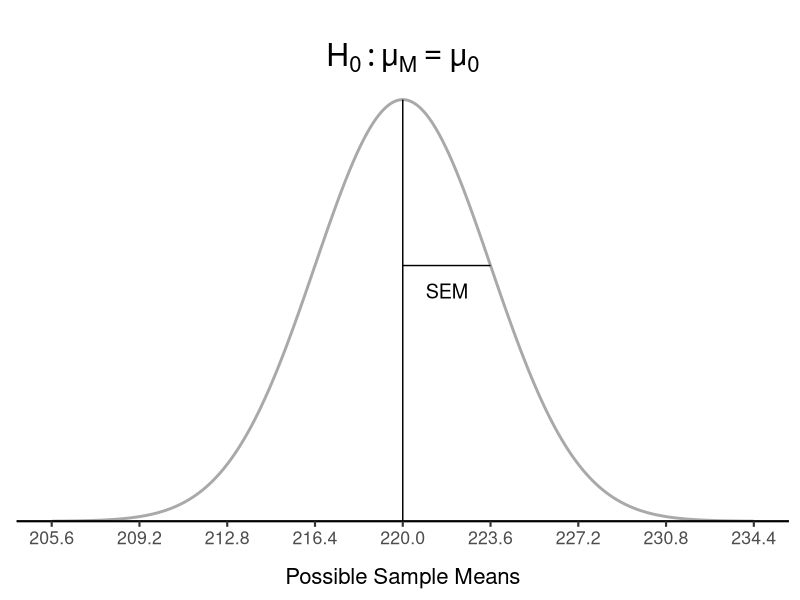
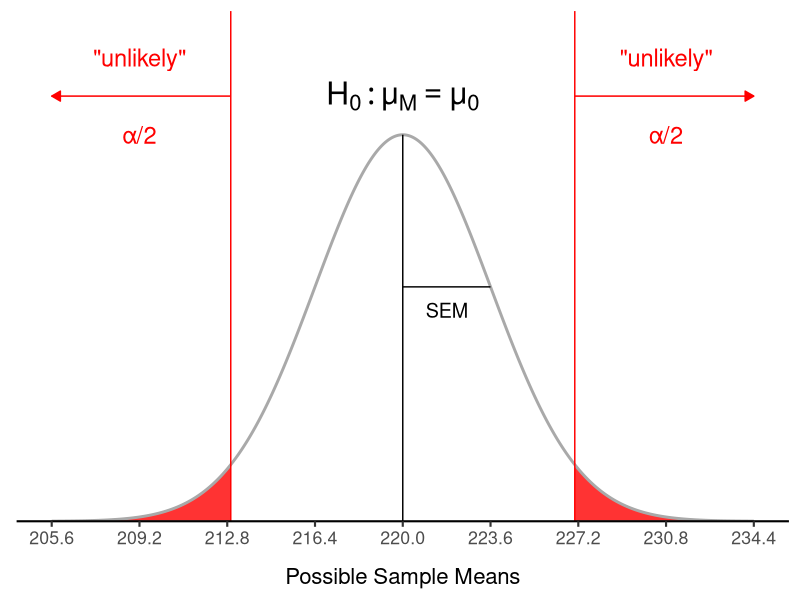
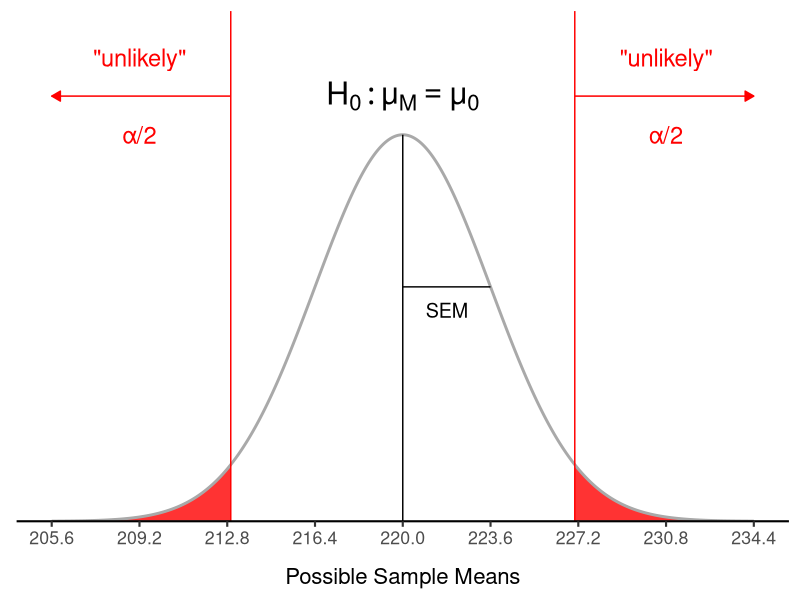
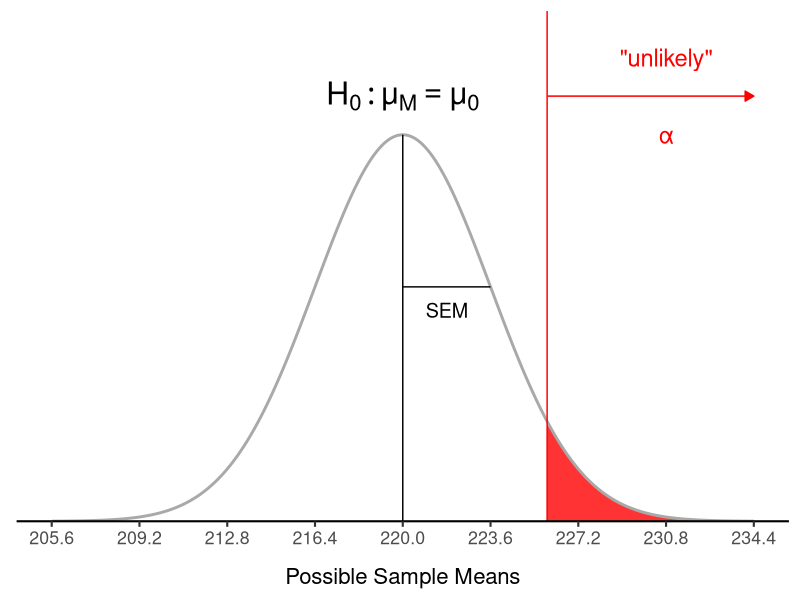
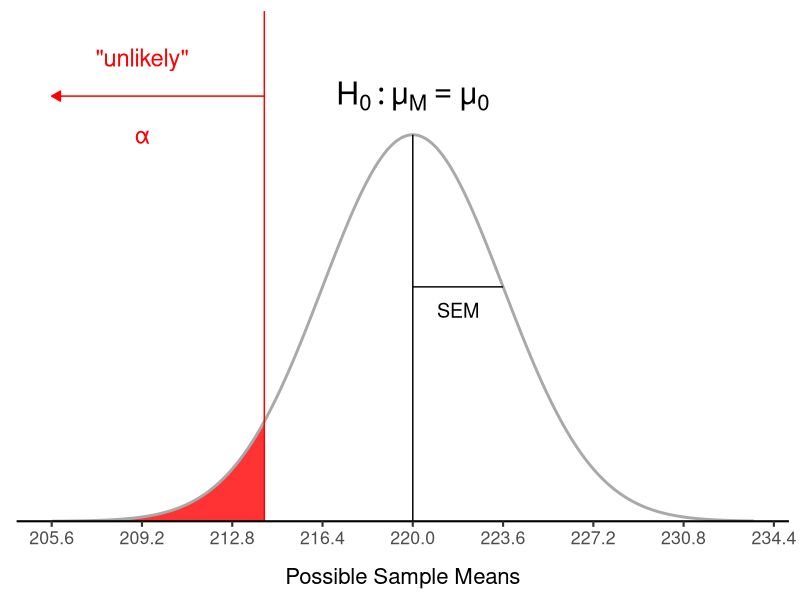
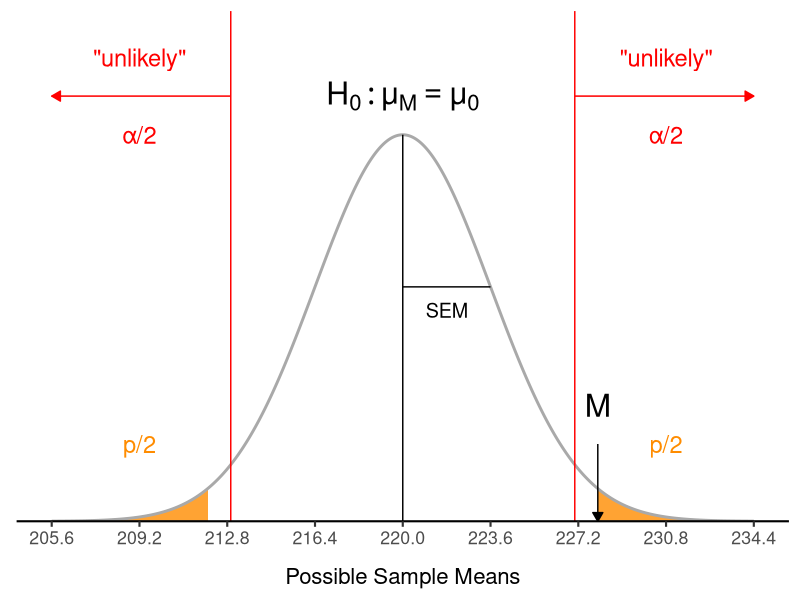
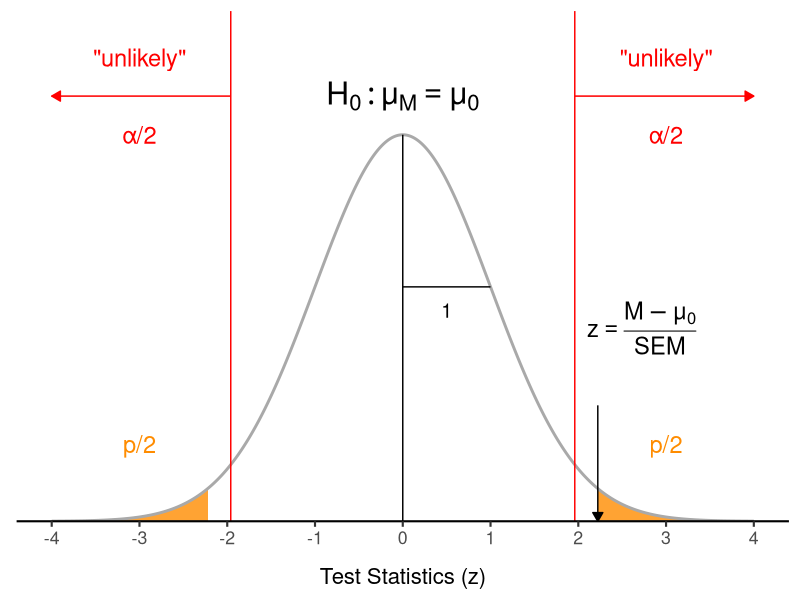

The R source for these figures, in order:
## ---- chunk 1
knitr::opts_chunk$set(
  include = FALSE,
  echo = FALSE,
  message = FALSE,
  warning = FALSE
)

library(tidyverse)  # for data wrangling and visualization
# library(BrailleR)   # for brailleR tables
# GoBlind()

theme_set(theme_classic(base_size = 16))

set.seed(123)
plot_normal <- function(m = 0, s = 1,
                        areatype = "none", 
                        lb = NULL, ub = NULL, 
                        xaxis = "z", 
                        mycol = "darkorange") {
  # extend past the default range (with margin) whenever a cutoff falls outside it
  ll <- min(-4*s+m, lb - s, ub - s)
  ul <- max(4*s+m, lb + s, ub + s)
  if (areatype == "body") {
    lb <- ifelse(is.null(lb), ll, lb)
    ub <- ifelse(is.null(ub), ul, ub)
  }
  shadelim <- switch(areatype,
                  "body" = c(lb, ub),
                  "lowertail" = c(ll, ub),
                  "uppertail" = c(lb, ul))
  shadecol <- switch(areatype, "body" = "steelblue", mycol)

  p <- ggplot(data = data.frame(x = seq(ll, ul, 1)), aes(x))

  if (areatype == "none") {
      p
  } else if (areatype == "twotail") {
      p <- p +
        stat_function(fun = dnorm, n = 1000, args = list(mean = m, sd = s),
                         geom = "area", col = "darkgray", fill = shadecol,
                         alpha = 0.8, xlim = c(ll, min(lb, ub))) +
        stat_function(fun = dnorm, n = 1000, args = list(mean = m, sd = s),
                      geom = "area", col = "darkgray", fill = shadecol,
                      alpha = 0.8, xlim = c(max(lb, ub), ul))
  } else {
      p <- p +
        stat_function(fun = dnorm, n = 1000, args = list(mean = m, sd = s),
                         geom = "area", col = "darkgray", fill = shadecol,
                         alpha = 0.8, xlim = shadelim)
  }

  p <- p +
    # curve
    stat_function(fun = dnorm, n = 1000, args = list(mean = m, sd = s),
                  col = "darkgray", linewidth = 1) +
    # vertical lines
    # geom_vline(xintercept = c(lb, ub), col = "black") +
    # label
    xlab(xaxis) +
    # misc
    scale_x_continuous(breaks = seq(floor(ll), ceiling(ul), s)) +
    scale_y_continuous(expand = c(0, 0)) +
    theme(
      axis.text.y = element_blank(),
      axis.title.y = element_blank(),
      axis.line.y = element_blank(),
      axis.ticks.y = element_blank(),
      plot.title = element_text(hjust = 0.5)
    )
  return(p)
}
## ---- chunk 2
mu <- 220
std <- 36
n <- 100
x <- 228

se <- std/sqrt(n)
z <- (x - mu)/se

p_onetail <- 1 - pnorm(x, mu, se)
x_inv <- ifelse(x < mu, qnorm(1-p_onetail, mu, se), qnorm(p_onetail, mu, se))

a <- 0.05
cv_two <- qnorm(1 - a/2)  
cv_one <- qnorm(1 - a)


pop_peak <- dnorm(mu, mu, std)  # population peak
samp_peak <- dnorm(mu, mu, se)  # sampling distribution peak
std_height <- dnorm(mu + std, mu, std)  # density at one standard deviation above the mean
se_height <- dnorm(mu + se, mu, se)  # density at one standard error above the mean

## ---- chunk 3
#| label: fig-sampling-distribution
#| fig-cap: "Distribution of Sample Means Under the Null Hypothesis"
#| fig-alt: 
#|  - "A sampling distribution of sample means. The x-axis shows possible sample means. The center population mean is marked by a vertical line. The standard deviation of the sample means SEM is marked by a horizontal line extending from the center."
#| fig-height: 4.5

plot_normal(m = mu, s = se, 
            areatype = "none", 
            xaxis = "Possible Sample Means") +
    geom_hline(yintercept=0) + 
    # --- population mean --- #
    annotate("segment", # vertical line
             x = mu, xend = mu, 
             y = 0, yend = samp_peak, 
             color = "black", linetype = "solid") +
    annotate("text", 
             label = paste0("H[0]:", "\u03bc[M]==\u03bc[0]"), 
             x = mu, y = samp_peak * 1.1, 
             size = 8, parse = TRUE) +
    # --- standard error of the mean --- #
    annotate("segment",  # horizontal line
             x = mu, xend = mu + se, 
             y = se_height, yend = se_height, 
             color = "black", linetype = "solid") +
    annotate("text", 
             label = "SEM", 
             x = mu + se/2, 
             y = se_height * 0.9,
             size = 5) +
    # --- critical values (invisible) --- #
    # --- left arrow --- #
    annotate("segment", 
             arrow = arrow(type = "closed", length = unit(0.1, "in")), 
             x = mu - cv_two * se, xend = mu - 4 * se, 
             y = samp_peak * 1.1, yend = samp_peak * 1.1,
             col = "white") +
    # --- right arrow --- #
    annotate("segment", 
             arrow = arrow(type = "closed", length = unit(0.1, "in")), 
             x = mu + cv_two * se, xend = mu + 4 * se, 
             y = samp_peak * 1.1, yend = samp_peak * 1.1,
             col = "white") +
    # --- x axis --- #
    scale_x_continuous(breaks = seq(mu - 4 * se, mu + 4 * se, se)) +
    # # don't show the x-axis label and ticks for the first plot
    # theme(axis.ticks.x = element_blank(), 
    #       axis.text.x = element_blank()) +
    theme(axis.title.x = element_text(margin = unit(c(5, 0, 0, 0), "mm"))) +
    # --- y axis --- #
    scale_y_continuous(expand = expansion(mult = c(0, 0.1)))
## ---- chunk 4
#| label: fig-two-tail-1
#| fig-cap: "**Two-Tailed Test**. The sample means outside the cutoff values are unlikely under the null hypothesis. The area outside the cutoff values in both tails adds up to the significance level \u03b1 (set to 0.05 in this example)."
#| fig-alt: 
#|  - "A two-tailed test. The population mean under the null hypothesis is marked by a vertical line and labeled H naught μ subscript M equals μ subscript 0. The standard error of the mean SEM is marked by a horizontal line extending from the center. The cutoff values for unlikely sample means under the null hypothesis are marked by vertical lines and labeled with α/2. The area outside the cutoff values is shaded in red."
#| fig-height: 4.5

f_twotail <- plot_normal(m = mu, s = se, 
                         areatype = "twotail", 
                         lb = mu - cv_two * se, ub = mu + cv_two * se, 
                         xaxis = "Possible Sample Means", 
                         mycol = "red") +
    # --- population mean --- #
    annotate("segment", # vertical line
             x = mu, xend = mu, 
             y = 0, yend = samp_peak, 
             color = "black", linetype = "solid") +
    annotate("text", 
             label = paste0("H[0]:", "\u03bc[M]==\u03bc[0]"), 
             x = mu, y = samp_peak * 1.1, 
             size = 8, parse = TRUE) +
    # --- standard error of the mean --- #
    annotate("segment",  # horizontal line
             x = mu, xend = mu + se, 
             y = se_height, yend = se_height, 
             color = "black", linetype = "solid") +
    annotate("text", 
             label = "SEM", 
             x = mu + se/2, 
             y = se_height * 0.9,
             size = 5) +
    # --- critical values --- #
    # ----- lines ------ #
    geom_vline(xintercept = c(mu - cv_two * se, mu + cv_two * se), 
               col = "red") +
    # ---- left ---- #
    # ----- arrow ----- #
    annotate("segment", 
             arrow = arrow(type = "closed", length = unit(0.1, "in")), 
             x = mu - cv_two * se, xend = mu - 4 * se, 
             y = samp_peak * 1.1, yend = samp_peak * 1.1,
             col = "red") +
    # ----- label (unlikely) ----- #
    annotate("text", 
             label = '"unlikely"', 
             x = mu - 3 * se, 
             y = samp_peak * 1.2, 
             size = 6, col = "red") +
    # ----- label (alpha / 2) ----- #
    annotate("text", 
             label = "\u03b1/2",
             x = mu - 3 * se, 
             y = samp_peak, 
             size = 6, col = "red") +
    # ---- right ---- #
    # ----- arrow ----- #
    annotate("segment", 
             arrow = arrow(type = "closed", length = unit(0.1, "in")), 
             x = mu + cv_two * se, xend = mu + 4 * se, 
             y = samp_peak * 1.1, yend = samp_peak * 1.1,
             col = "red") +
    # ----- label (unlikely) ----- #
    annotate("text", 
             label = '"unlikely"', 
             x = mu + 3 * se, 
             y = samp_peak * 1.2, 
             size = 6, col = "red") +
    # ----- label (alpha / 2) ----- #
    annotate("text", 
             label = "\u03b1/2",
             x = mu + 3 * se, 
             y = samp_peak, 
             size = 6, col = "red") +
    # --- x axis --- #
    scale_x_continuous(breaks = seq(mu - 4 * se, mu + 4 * se, se)) +
    # # don't show the x-axis label and ticks for the first plot
    # theme(axis.ticks.x = element_blank(), 
    #       axis.text.x = element_blank()) +
    theme(axis.title.x = element_text(margin = unit(c(5, 0, 0, 0), "mm"))) +
    # --- y axis --- #
    scale_y_continuous(expand = expansion(mult = c(0, 0.1)))
f_twotail
## ---- chunk 5
#| label: fig-two-tail
#| fig-cap: "**Two-Tailed Test**. The sample means outside the cutoff values are unlikely under the null hypothesis. The area outside the cutoff values in both tails adds up to the significance level \u03b1 (set to 0.05 in this example)."
#| fig-alt: 
#|  - "A two-tailed test. The population mean under the null hypothesis is marked by a vertical line and labeled H naught μ subscript M equals μ subscript 0. The standard error of the mean SEM is marked by a horizontal line extending from the center. The cutoff values for unlikely sample means under the null hypothesis are marked by vertical lines and labeled with α/2. The area outside the cutoff values is shaded in red."
#| fig-height: 3.5
f_twotail
## ---- chunk 6
#| label: fig-one-tail
#| layout-nrow: 2
#| fig-cap: "**One-Tailed Test**. The sample mean is unlikely under the null hypothesis. The area outside the cutoff value is shaded in red."
#| fig-subcap: 
#| - $H_1 \colon \mu \gt \mu_0$
#| - $H_1 \colon \mu \lt \mu_0$
#| fig-alt: 
#|  - "A one-tailed test. The population mean under the null hypothesis is marked by a vertical line and labeled H naught μ subscript M equals μ subscript 0. The standard error of the mean SEM is marked by a horizontal line extending from the center. The cutoff value for an unlikely sample mean under the null hypothesis is marked by a vertical line and labeled with α. Upper panel has unlikely area outside the right tail, and lower panel has unlikely area outside the left tail, shaded in red."
#| fig-height: 3.5
plot_normal(m = mu, s = se, 
            areatype = "uppertail", 
            lb = mu + cv_one * se, 
            xaxis = "Possible Sample Means", 
            mycol = "red") +
    # --- population mean --- #
    annotate("segment", # vertical line
             x = mu, xend = mu, 
             y = 0, yend = samp_peak, 
             color = "black", linetype = "solid") +
    annotate("text", 
             label = paste0("H[0]:", "\u03bc[M]==\u03bc[0]"), 
             x = mu, y = samp_peak * 1.1, 
             size = 8, parse = TRUE) +
    # --- standard error of the mean --- #
    annotate("segment",  # horizontal line
             x = mu, xend = mu + se, 
             y = se_height, yend = se_height, 
             color = "black", linetype = "solid") +
    annotate("text", 
             label = "SEM", 
             x = mu + se/2, 
             y = se_height * 0.9,
             size = 5) +
    # --- critical values --- #
    # ----- lines ------ #
    geom_vline(xintercept = c(mu + cv_one * se), 
               col = "red") +
    # ---- right ---- #
    # ----- arrow ----- #
    annotate("segment", 
             arrow = arrow(type = "closed", length = unit(0.1, "in")), 
             x = mu + cv_one * se, xend = mu + 4 * se, 
             y = samp_peak * 1.1, yend = samp_peak * 1.1,
             col = "red") +
    # ----- label (unlikely) ----- #
    annotate("text", 
             label = '"unlikely"', 
             x = mu + 3 * se, 
             y = samp_peak * 1.2, 
             size = 6, col = "red") +
    # ----- label (alpha / 2) ----- #
    annotate("text", 
             label = "\u03b1",
             x = mu + 3 * se, 
             y = samp_peak, 
             size = 6, col = "red") +
    # --- x axis --- #
    scale_x_continuous(breaks = seq(mu - 4 * se, mu + 4 * se, se)) +
    # # don't show the x-axis label and ticks for the first plot
    # theme(axis.ticks.x = element_blank(), 
    #       axis.text.x = element_blank()) +
    theme(axis.title.x = element_text(margin = unit(c(5, 0, 0, 0), "mm"))) +
    # --- y axis --- #
    scale_y_continuous(expand = expansion(mult = c(0, 0.1)))

plot_normal(m = mu, s = se, 
            areatype = "lowertail", 
            ub = mu - cv_one * se, 
            xaxis = "Possible Sample Means", 
            mycol = "red") +
    # --- population mean --- #
    annotate("segment", # vertical line
             x = mu, xend = mu, 
             y = 0, yend = samp_peak, 
             color = "black", linetype = "solid") +
    annotate("text", 
             label = paste0("H[0]:", "\u03bc[M]==\u03bc[0]"), 
             x = mu, y = samp_peak * 1.1, 
             size = 8, parse = TRUE) +
    # --- standard error of the mean --- #
    annotate("segment",  # horizontal line
             x = mu, xend = mu + se, 
             y = se_height, yend = se_height, 
             color = "black", linetype = "solid") +
    annotate("text", 
             label = "SEM", 
             x = mu + se/2, 
             y = se_height * 0.9,
             size = 5) +
    # --- critical values --- #
    # ----- lines ------ #
    geom_vline(xintercept = c(mu - cv_one * se), 
               col = "red") +
    # ---- left ---- #
    # ----- arrow ----- #
    annotate("segment", 
             arrow = arrow(type = "closed", length = unit(0.1, "in")), 
             x = mu - cv_one * se, xend = mu - 4 * se, 
             y = samp_peak * 1.1, yend = samp_peak * 1.1,
             col = "red") +
    # ----- label (unlikely) ----- #
    annotate("text", 
             label = '"unlikely"', 
             x = mu - 3 * se, 
             y = samp_peak * 1.2, 
             size = 6, col = "red") +
    # ----- label (alpha / 2) ----- #
    annotate("text", 
             label = "\u03b1",
             x = mu - 3 * se, 
             y = samp_peak, 
             size = 6, col = "red") +
    # --- x axis --- #
    scale_x_continuous(breaks = seq(mu - 4 * se, mu + 4 * se, se)) +
    # # don't show the x-axis label and ticks for the first plot
    # theme(axis.ticks.x = element_blank(), 
    #       axis.text.x = element_blank()) +
    theme(axis.title.x = element_text(margin = unit(c(5, 0, 0, 0), "mm"))) +
    # --- y axis --- #
    scale_y_continuous(expand = expansion(mult = c(0, 0.1)))

## ---- chunk 7
#| label: fig-hypothesis-test
#| fig-cap: "**Two-Tailed Hypothesis Test**. The sample mean M is outside of the cutoff values, and therefore unlikely under the null hypothesis. The p-value is the probability of observing a sample mean as extreme as M or more extreme if H0 is true. The shaded area in orange in both tails represents the p-value."
#| fig-alt: "Sampling distribution of sample means. The population mean under the null hypothesis is marked by a black vertical line and labeled H naught μ subscript M equals μ subscript 0. The standard error of the mean SEM is marked by a black horizontal line extending from the center. The cutoff values for unlikely sample means under the null hypothesis are marked by red vertical lines and labeled with α/2. The observed sample mean M is marked by an arrow, and the area as extreme as M or more extreme is shaded in orange in both tails, representing the p-value."
#| fig-height: 3.5
#| 
plot_normal(m = mu, s = se,
            areatype = "twotail", 
            lb = min(x, x_inv), ub = max(x, x_inv), 
            xaxis = "Possible Sample Means") +
    # --- population mean --- #
    annotate("segment", # vertical line
             x = mu, xend = mu, 
             y = 0, yend = samp_peak, 
             color = "black", linetype = "solid") +
    annotate("text", 
             label = paste0("H[0]:", "\u03bc[M]==\u03bc[0]"), 
             x = mu, y = samp_peak * 1.1, 
             size = 8, parse = TRUE) +
    # --- standard error of the mean --- #
    annotate("segment",  # horizontal line
             x = mu, xend = mu + se, 
             y = se_height, yend = se_height, 
             color = "black", linetype = "solid") +
    annotate("text", 
             label = "SEM", 
             x = mu + se/2, 
             y = se_height * 0.9,
             size = 5) +
    # --- critical values --- #
    # ----- lines ------ #
    geom_vline(xintercept = c(mu - cv_two * se, mu + cv_two * se), 
               col = "red") +
    # ---- left ---- #
    # ----- arrow ----- #
    annotate("segment", 
             arrow = arrow(type = "closed", length = unit(0.1, "in")), 
             x = mu - cv_two * se, xend = mu - 4 * se, 
             y = samp_peak * 1.1, yend = samp_peak * 1.1,
             col = "red") +
    # ----- label (unlikely) ----- #
    annotate("text", 
             label = '"unlikely"', 
             x = mu - 3 * se, 
             y = samp_peak * 1.2, 
             size = 6, col = "red") +
    # ----- label (alpha / 2) ----- #
    annotate("text", 
             label = "\u03b1/2",
             x = mu - 3 * se, 
             y = samp_peak, 
             size = 6, col = "red") +
    # ---- right ---- #
    # ----- arrow ----- #
    annotate("segment", 
             arrow = arrow(type = "closed", length = unit(0.1, "in")), 
             x = mu + cv_two * se, xend = mu + 4 * se, 
             y = samp_peak * 1.1, yend = samp_peak * 1.1,
             col = "red") +
    # ----- label (unlikely) ----- #
    annotate("text", 
             label = '"unlikely"', 
             x = mu + 3 * se, 
             y = samp_peak * 1.2, 
             size = 6, col = "red") +
    # ----- label (alpha / 2) ----- #
    annotate("text", 
             label = "\u03b1/2",
             x = mu + 3 * se, 
             y = samp_peak, 
             size = 6, col = "red") +
    # --- observed sample mean --- #
    annotate("segment", # arrow
             arrow=arrow(type = "closed", length = unit(0.1, "in")),
             x = x, xend = x,
             y = samp_peak * 0.2, yend = 0, 
             color = "black", 
             linetype = "solid", 
             ) +
    annotate("text", 
             label = "M", 
             x = x, 
             y = samp_peak * 0.3, 
             size = 8) +
    # --- p values --- #
    # ---- left ----- #
    annotate("text", 
             label = "p/2", 
             x = mu - 3 * se, 
             y = samp_peak * 0.2, 
             size = 6, col="darkorange") +
    # ---- right ----- #
    annotate("text", 
             label = "p/2", 
             x = mu + 3 * se, 
             y = samp_peak * 0.2, 
             size = 6, col="darkorange") +
    # --- x axis --- #
    scale_x_continuous(breaks = seq(mu - 4 * se, mu + 4 * se, se)) +
    # # don't show the x-axis label and ticks for the first plot
    # theme(axis.ticks.x = element_blank(), 
    #       axis.text.x = element_blank()) +
    theme(axis.title.x = element_text(margin = unit(c(5, 0, 0, 0), "mm"))) +
    # --- y axis --- #
    scale_y_continuous(expand = expansion(mult = c(0, 0.1)))

## ---- chunk 8
#| label: fig-hypothesis-test-standardized
#| fig-cap: "**Two-Tailed Hypothesis Test Using Test Statistics (z)**. test statistic z is outside of the critical values for z, and therefore unlikely under the null hypothesis. The p-value is the probability of observing a test statistic as extreme as z or more extreme if H0 is true. The shaded area in orange in both tails represents the p-value."
#| fig-alt: "Standarized sampling distribution of sample means. The population mean under the null hypothesis is marked by a black vertical line at 0 and labeled H naught μ subscript M equals μ subscript 0. The standard error of the mean SEM is marked by a black horizontal line extending from the center and is 1. The cutoff values for unlikely sample means under the null hypothesis are marked by red vertical lines and labeled with α/2. The observed test statistic z is marked by an arrow, and the area as extreme as z or more extreme is shaded in orange in both tails, representing the p-value."
#| fig-height: 3.5

plot_normal(m = 0, s = 1,
            areatype = "twotail", 
            lb = min(z, -z), ub = max(z, -z), 
            xaxis = "Test Statistics (z)") +
    # --- population mean --- #
    annotate("segment", # vertical line
             x = 0, xend = 0, 
             y = 0, yend = dnorm(0), 
             color = "black", linetype = "solid") +
    annotate("text", 
             label = paste0("H[0]:", "\u03bc[M]==\u03bc[0]"), 
             x = 0, y = dnorm(0) * 1.1, 
             size = 8, parse = TRUE) +
    # --- standard error of the mean --- #
    annotate("segment",  # horizontal line
             x = 0, xend = 1, 
             y = dnorm(1), yend = dnorm(1), 
             color = "black", linetype = "solid") +
    annotate("text", 
             label = "1", 
             x = 1/2, 
             y = dnorm(1) * 0.9,
             size = 5) +
    # --- critical values --- #
    # ----- lines ------ #
    geom_vline(xintercept = c(qnorm(a/2), qnorm(1-a/2)), 
               col = "red") +
    # ---- left ---- #
    # ----- arrow ----- #
    annotate("segment", 
             arrow = arrow(type = "closed", length = unit(0.1, "in")), 
             x = qnorm(a/2), xend = -4, 
             y = dnorm(0) * 1.1, yend = dnorm(0) * 1.1,
             col = "red") +
    # ----- label (unlikely) ----- #
    annotate("text", 
             label = '"unlikely"', 
             x = -3, 
             y = dnorm(0) * 1.2, 
             size = 6, col = "red") +
    # ----- label (alpha / 2) ----- #
    annotate("text", 
             label = "\u03b1/2",
             x = -3, 
             y = dnorm(0), 
             size = 6, col = "red") +
    # ---- right ---- #
    # ----- arrow ----- #
    annotate("segment", 
             arrow = arrow(type = "closed", length = unit(0.1, "in")), 
             x = qnorm(1-a/2), xend = 4, 
             y = dnorm(0) * 1.1, yend = dnorm(0) * 1.1,
             col = "red") +
    # ----- label (unlikely) ----- #
    annotate("text", 
             label = '"unlikely"', 
             x = 3, 
             y = dnorm(0) * 1.2, 
             size = 6, col = "red") +
    # ----- label (alpha / 2) ----- #
    annotate("text", 
             label = "\u03b1/2",
             x = 3, 
             y = dnorm(0), 
             size = 6, col = "red") +
    # --- observed sample mean (standardized) --- #
    annotate("segment", # arrow
             arrow=arrow(type = "closed", length = unit(0.1, "in")),
             x = z, xend = z,
             y = dnorm(0) * 0.3, yend = 0, 
             color = "black", 
             linetype = "solid", 
             ) +
    annotate("text", 
             label = "z == frac(M - \u03bc[0], SEM)", 
             hjust = 0.1,
             x = z, 
             y = dnorm(0) * 0.5, 
             size = 6,
             parse = TRUE) +
    # --- p values --- #
    # ---- left ----- #
    annotate("text", 
             label = "p/2", 
             x = -3, 
             y = dnorm(0) * 0.2, 
             size = 6, col="darkorange") +
    # ---- right ----- #
    annotate("text", 
             label = "p/2", 
             x = 3, 
             y = dnorm(0) * 0.2, 
             size = 6, col="darkorange") +
    # --- x axis --- #
    scale_x_continuous(breaks = seq(-4, 4, 1)) +
    # # don't show the x-axis label and ticks for the first plot
    # theme(axis.ticks.x = element_blank(), 
    #       axis.text.x = element_blank()) +
    theme(axis.title.x = element_text(margin = unit(c(5, 0, 0, 0), "mm"))) +
    # --- y axis --- #
    scale_y_continuous(expand = expansion(mult = c(0, 0.1)))
